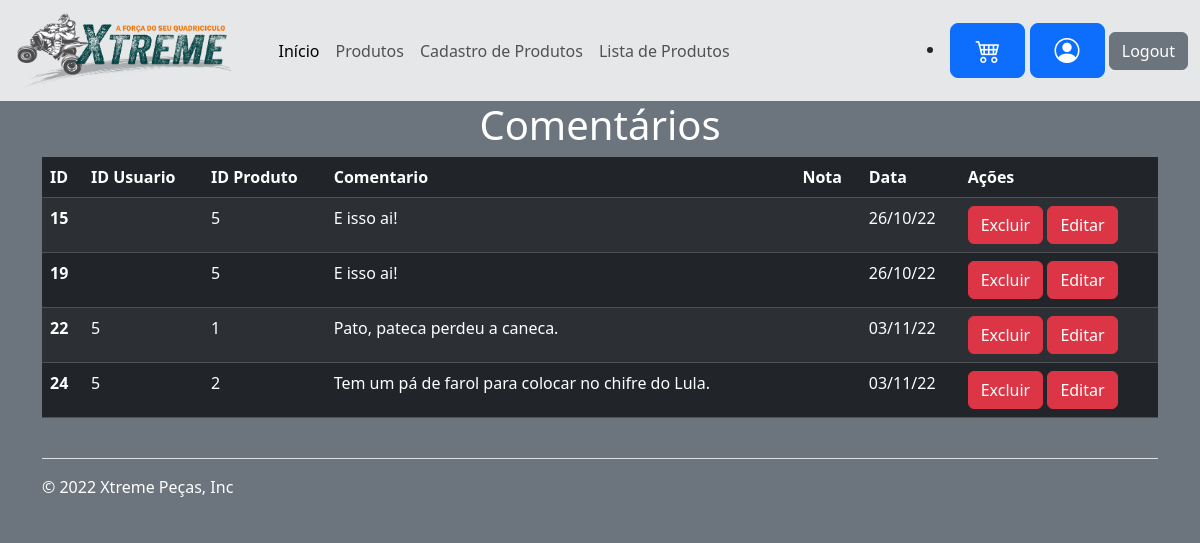
Screenshot of /comentarios/lista.php (signed in) with the database file from the repository.
### tables this page shows
CREATE TABLE comentarios (
id INTEGER PRIMARY KEY AUTOINCREMENT,
id_usuario INTEGER,
id_produto INTEGER,
comentario TEXT,
nota INTEGER,
dataComentario TEXT,
FOREIGN KEY(id_produto) REFERENCES usuarios(id),
FOREIGN KEY(id_produto) REFERENCES produtos(id)
);

### comentarios/lista.php (the view, shortened to what this page needs)
<?php
include '../configuracao/conexao.php';
$selecionarComentarios = "SELECT * FROM comentarios";
$comentarios = $db->query($selecionarComentarios);
include '..//componentes/header.php';
?>
<div class="container">
  <div class="row">
    <div class="col-12">
      <h1 class="text-center text-white">
        Comentários
      </h1>
    </div>
  </div>
<div class="row">
  <div class="col-12">
    <table class="table table-striped table-dark">
      <thead>
        <tr>
          <th scope="col">ID</th>
          <th scope="col">ID Usuario</th>
          <th scope="col">ID Produto</th>
          <th scope="col">Comentario</th>
          <th scope="col">Nota</th>
          <th scope="col">Data</th>
          <th scope="col">Ações</th>
        </tr>
      </thead>
    <tbody>
      <?php
if($comentarios->fetchArray()) {
  while ($comentario = $comentarios->fetchArray()){
    ?>
    <tr>
      <th scope="row"><?php echo $comentario['id']; ?></th>
      <td><?php echo $comentario['id_usuario']; ?></td>
      <td><?php echo $comentario['id_produto']; ?></td>
      <td><?php echo $comentario['comentario']; ?></td>
      <td><?php echo $comentsario['nota']; ?></td>
      <td><?php echo $comentario['dataComentario']; ?></td>
      <td>
        <a href="delete.php?u_id=<?php echo $comentario['id']; ?>" class="btn btn-danger">Excluir</a>
        <a href="editar.php?u_id=<?php echo $comentario['id']; ?>" class="btn btn-danger">Editar</a>
      </td>
    </tr>
      <?php
  }
  }
  ?>
        </tbody>
      </table>
    </div>
  </div>
</div>
<?php
include '..//componentes/footer.php';
?>

### rows the page displays
comentarios: id "15", id_produto "5", comentario "E isso ai!", dataComentario "26/10/22"
comentarios: id "19", id_produto "5", comentario "E isso ai!", dataComentario "26/10/22"
comentarios: id "22", id_usuario "5", id_produto "1", comentario "Pato, pateca perdeu a caneca.", dataComentario "03/11/22"
comentarios: id "24", id_usuario "5", id_produto "2", comentario "Tem um pá de farol para colocar no chifre do Lula.", dataComentario "03/11/22"
